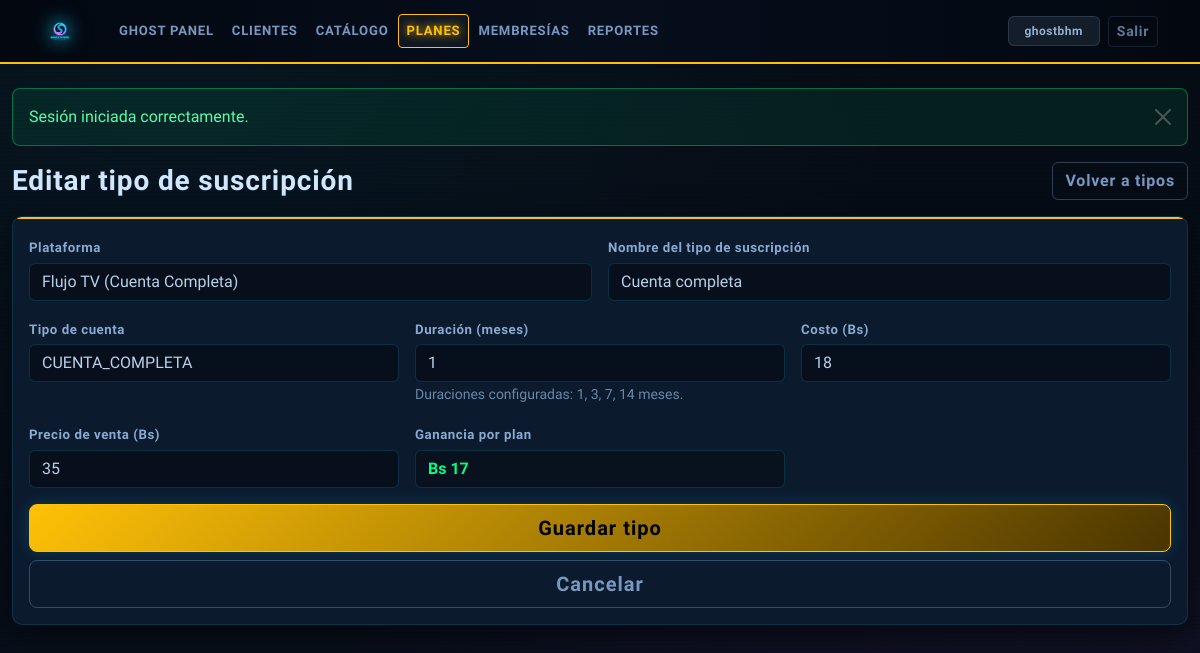
Page /tipos-suscripcion/editar/3 (signed in) on the committed database.
### tables this page shows
CREATE TABLE `modalidades` (
  `id` int(11) NOT NULL,
  `plataforma_id` int(11) NOT NULL,
  `nombre_modalidad` varchar(100) NOT NULL,
  `tipo_cuenta` enum('CUENTA_COMPLETA','POR_DISPOSITIVOS','AMBOS') NOT NULL DEFAULT 'CUENTA_COMPLETA',
  `duracion_meses` int(11) NOT NULL DEFAULT 1,
  `dispositivos` int(11) DEFAULT NULL,
  `precio` decimal(10,2) NOT NULL,
  `costo` decimal(10,2) NOT NULL DEFAULT 0.00,
  `created_at` datetime DEFAULT current_timestamp()
);

CREATE TABLE `plataformas` (
  `id` int(11) NOT NULL,
  `nombre` varchar(100) NOT NULL,
  `tipo_servicio` enum('RENOVABLE','DESECHABLE') NOT NULL,
  `duraciones_disponibles` varchar(100) DEFAULT NULL,
  `dato_renovacion` varchar(20) NOT NULL DEFAULT 'NO_APLICA',
  `mensaje_menos_2` text DEFAULT NULL,
  `mensaje_menos_1` text DEFAULT NULL,
  `mensaje_rec_7` text DEFAULT NULL,
  `mensaje_rec_15` text DEFAULT NULL,
  `created_at` datetime DEFAULT current_timestamp()
);

### app/core/Controller.php (called while the page is built, shortened)
<?php
class Controller
{
    protected function render(string $view, array $data = []): void
    {
        extract($data, EXTR_SKIP);
        require APP_PATH . '/views/layouts/header.php';
        require APP_PATH . '/views/' . $view . '.php';
        require APP_PATH . '/views/layouts/footer.php';
    }
}

### app/controllers/TiposSuscripcionController.php (called while the page is built, shortened)
<?php
class TiposSuscripcionController extends Controller
{
    private Modalidad $tiposSuscripcion;
    private Plataforma $plataformas;
    public function __construct()
    {
        $this->tiposSuscripcion = new Modalidad();
        $this->plataformas = new Plataforma();
    }
    public function edit(int $id): void
    {
        $item = $this->tiposSuscripcion->find($id);
        $platforms = $this->plataformas->all();
        $returnPlatformId = $this->resolvePlatformFilterId();
        $this->render('modalidades/edit', [
            'pageTitle' => 'Editar tipo de suscripcion',
            'item' => $item,
            'platforms' => $platforms,
            'returnPlatformId' => $returnPlatformId,
            'tiposCuenta' => Modalidad::TIPOS_CUENTA,
        ]);
    }
    private function resolvePlatformFilterId(): int
    {
        $platformId = (int) ($_GET['plataforma_id'] ?? 0);
        if ($platformId <= 0) {
            return 0;
        }
        return $this->plataformas->find($platformId) !== null ? $platformId : 0;
    }
}

### app/config/config.php (called while the page is built, shortened)
<?php
function base_url_path(): string
{
    static $basePath = null;
    if ($basePath !== null) {
        return $basePath;
    }
    $scriptDir = str_replace('\\', '/', dirname($_SERVER['SCRIPT_NAME'] ?? '/'));
    $scriptDir = rtrim($scriptDir, '/');
    $basePath = $scriptDir === '' ? '/' : $scriptDir;
    return $basePath;
}
function url(string $path = '/'): string
{
    $base = base_url_path();
    $path = '/' . ltrim($path, '/');
    return $base === '/' ? $path : $base . $path;
}
function e(mixed $value): string
{
    return htmlspecialchars((string) $value, ENT_QUOTES, 'UTF-8');
}
function format_decimal_amount(mixed $value, int $scale = 2): string
{
    $formatted = number_format((float) $value, $scale, '.', '');
    return rtrim(rtrim($formatted, '0'), '.');
}

### app/config/db.php (called while the page is built, shortened)
<?php
function db(): \PDO
{
    static $pdo = null;
    if ($pdo instanceof \PDO) {
        return $pdo;
    }
    $dsn = sprintf(
        'mysql:host=%s;port=%d;dbname=%s;charset=%s',
        DB_HOST,
        DB_PORT,
        DB_NAME,
        DB_CHARSET
    );
    $options = [
        \PDO::ATTR_ERRMODE => \PDO::ERRMODE_EXCEPTION,
        \PDO::ATTR_DEFAULT_FETCH_MODE => \PDO::FETCH_ASSOC,
        \PDO::ATTR_EMULATE_PREPARES => false,
    ];
    if (defined('PDO::MYSQL_ATTR_INIT_COMMAND')) {
        $setNames = 'SET NAMES ' . DB_CHARSET;
        if (defined('DB_COLLATION') && DB_COLLATION !== '') {
            $setNames .= ' COLLATE ' . DB_COLLATION;
        }
        $options[\PDO::MYSQL_ATTR_INIT_COMMAND] = $setNames;
    }
    try {
        $pdo = new \PDO(
            $dsn,
            DB_USER,
            DB_PASS,
            $options
        );
    } catch (\PDOException $exception) {
        $logDir = STORAGE_PATH . '/logs';
        if (!is_dir($logDir)) {
            @mkdir($logDir, 0775, true);
        }
        $logLine = sprintf(
            "[%s] Error DB: %s%s",
            date('Y-m-d H:i:s'),
            $exception->getMessage(),
            PHP_EOL
        );
        @file_put_contents($logDir . '/app.log', $logLine, FILE_APPEND);
        http_response_code(500);
        if (APP_DEBUG) {
            die('Error de conexion a base de datos: ' . $exception->getMessage());
        }
        die('Error interno del servidor.');
    }
    return $pdo;
}

### app/models/BaseModel.php (called while the page is built, shortened)
<?php
abstract class BaseModel
{
    public function __construct(?PDO $db = null)
    {
        $this->db = $db ?? \db();
    }
}

### app/models/Modalidad.php (called while the page is built, shortened)
<?php
class Modalidad extends BaseModel
{
    public function find(int $id): ?array
    {
        $stmt = $this->db->prepare('SELECT * FROM modalidades WHERE id = :id LIMIT 1');
        $stmt->execute(['id' => $id]);
        $result = $stmt->fetch();
        return $result ?: null;
    }
}

### app/models/Plataforma.php (called while the page is built, shortened)
<?php
class Plataforma extends BaseModel
{
    public function all(string $search = ''): array
    {
        $sql = 'SELECT * FROM plataformas';
        $params = [];
        $sql .= ' ORDER BY nombre ASC';
        $stmt = $this->db->prepare($sql);
        $stmt->execute($params);
        return $stmt->fetchAll();
    }
}

### app/views/modalidades/edit.php (the view, shortened to what this page needs)
<?php
$returnPlatformId = (int) ($returnPlatformId ?? 0);
$returnQuery = $returnPlatformId > 0
    ? '?' . http_build_query(['plataforma_id' => $returnPlatformId])
    : '';
?>
<div class="d-flex flex-wrap justify-content-between align-items-center gap-2 mb-3">
    <h1 class="h3 mb-0">Editar tipo de suscripción</h1>
    <a href="<?= e(url('/tipos-suscripcion' . $returnQuery)) ?>" class="btn btn-outline-secondary">Volver a tipos</a>
</div>
<div class="card shadow-sm">
    <div class="card-body">
        <form method="post" action="<?= e(url('/tipos-suscripcion/actualizar/' . (int) $item['id'])) ?>" id="edit-plan-form">
            <div class="row g-3">
                <div class="col-md-6">
                    <label class="form-label" for="plataforma_id">Plataforma</label>
                    <select class="form-select js-plataforma" id="plataforma_id" name="plataforma_id" required>
                        <?php foreach ($platforms as $platform): ?>
                            <option
                                value="<?= e((string) $platform['id']) ?>"
                                data-duraciones="<?= e((string) ($platform['duraciones_disponibles'] ?? '')) ?>"
                                <?= (int) $item['plataforma_id'] === (int) $platform['id'] ? 'selected' : '' ?>
                            >
                                <?= e((string) $platform['nombre']) ?>
                            </option>
                        <?php endforeach; ?>
                    </select>
                </div>
                <div class="col-md-6">
                    <label class="form-label" for="nombre_modalidad">Nombre del tipo de suscripción</label>
                    <input
                        type="text"
                        class="form-control"
                        id="nombre_modalidad"
                        name="nombre_modalidad"
                        value="<?= e((string) $item['nombre_modalidad']) ?>"
                        required
                    >
                </div>
                <div class="col-md-4">
                    <label class="form-label" for="tipo_cuenta">Tipo de cuenta</label>
                    <select class="form-select js-tipo-cuenta" id="tipo_cuenta" name="tipo_cuenta" required>
                        <?php foreach ($tiposCuenta as $tipoCuenta): ?>
                            <option value="<?= e($tipoCuenta) ?>" <?= (string) ($item['tipo_cuenta'] ?? 'CUENTA_COMPLETA') === $tipoCuenta ? 'selected' : '' ?>>
                                <?= e($tipoCuenta) ?>
                            </option>
                        <?php endforeach; ?>
                    </select>
                </div>
                <div class="col-md-4">
                    <label class="form-label" for="duracion_meses">Duración (meses)</label>
                    <input
                        type="number"
                        min="1"
                        class="form-control js-duracion"
                        id="duracion_meses"
                        name="duracion_meses"
                        value="<?= e((string) max(1, (int) ($item['duracion_meses'] ?? 1))) ?>"
                        list="duraciones-list"
                        required
                    >
                    <small class="text-secondary js-duracion-help"></small>
                </div>
                <div class="col-md-4">
                    <label class="form-label" for="costo">Costo (Bs)</label>
                    <input
                        type="number"
                        step="0.01"
                        min="0.01"
                        class="form-control js-costo"
                        id="costo"
                        name="costo"
                        value="<?= e(format_decimal_amount($item['costo'] ?? 0)) ?>"
                        required
                    >
                </div>
                <div class="col-md-4">
                    <label class="form-label" for="precio">Precio de venta (Bs)</label>
                    <input
                        type="number"
                        step="0.01"
                        min="0.01"
                        class="form-control js-precio"
                        id="precio"
                        name="precio"
                        value="<?= e(format_decimal_amount($item['precio'] ?? 0)) ?>"
                        required
                    >
                </div>
                <div class="col-md-4">
                    <label class="form-label">Ganancia por plan</label>
                    <div class="form-control bg-light">
                        <strong class="js-ganancia">
                        </strong>
                    </div>
                </div>
                <div class="col-12 d-flex flex-wrap gap-2">
                    <button class="btn btn-primary btn-lg w-100 w-sm-auto" type="submit">Guardar tipo</button>
                    <a href="<?= e(url('/tipos-suscripcion' . $returnQuery)) ?>" class="btn btn-outline-secondary btn-lg w-100 w-sm-auto">Cancelar</a>
                </div>
            </div>
        </form>
    </div>
</div>

### public/index.php (shortened to what this page needs)
<?php
require_once __DIR__ . '/../app/config/config.php';
require_once APP_PATH . '/config/db.php';
spl_autoload_register(static function (string $className): void {
    $prefix = 'App\\';
    $relativeClass = substr($className, strlen($prefix));
    $parts = explode('\\', $relativeClass);
    if (isset($parts[0])) {
        $parts[0] = strtolower($parts[0]);
    }
    $filePath = APP_PATH . '/' . implode('/', $parts) . '.php';
});
$method = $_SERVER['REQUEST_METHOD'] ?? 'GET';
$path = request_path();
foreach ($routes as [$routeMethod, $routePattern, $handler]) {
    if ($method !== $routeMethod) {
        continue;
    }
    if (!preg_match($routePattern, $path, $matches)) {
        continue;
    }
    array_shift($matches);
    [$controllerClass, $action] = $handler;
    $controller = new $controllerClass();
    $params = array_map(static fn (string $item): int|string => ctype_digit($item) ? (int) $item : $item, $matches);
    call_user_func_array([$controller, $action], $params);
    exit;
}
require APP_PATH . '/views/layouts/header.php';
require APP_PATH . '/views/layouts/footer.php';

### app/views/layouts/header.php (style rules this page uses)
:root { --gs-bg: #060c14; --gs-surface: #0c1a2e; --gs-border: rgba(0,212,255,.13); --gs-cyan: #00d4ff; --gs-magenta: #e040fb; --gs-text: #c8dff4; --gs-dim: #7090b8; --gs-font: 'Rajdhani','Exo 2',system-ui,sans-serif; }
body.app-body { font-family: var(--gs-font); color: var(--gs-text); background: radial-gradient(ellipse at 15% 0%, rgba(0,212,255,.055) 0%, transparent 52%), radial-gradient(ellipse at 85% 100%, rgba(224,64,251,.055) 0%, transparent 52%), linear-gradient(180deg, #060c14 0%, #080f1c 100%); min-height: 100vh; }
body.app-body::before { content:'';position:fixed;inset:0;pointer-events:none;z-index:0; background:repeating-linear-gradient(0deg,transparent,transparent 3px,rgba(0,0,0,.055) 3px,rgba(0,0,0,.055) 4px); }
.card { background: var(--gs-surface) !important; border: 1px solid var(--gs-border) !important; border-radius: 10px !important; box-shadow: 0 8px 32px rgba(0,0,0,.6), inset 0 1px 0 rgba(255,255,255,.025) !important; overflow: hidden; }
.card .card-body { background: transparent !important; color: var(--gs-text); }
.card > .card-body:first-child { border-top: 2px solid var(--section-accent); }
h1,h2,h3,h4,h5,h6,.h1,.h2,.h3,.h4,.h5,.h6 { font-family: var(--gs-font); font-weight: 700; color: #d0e8ff; letter-spacing: .03em; }
.form-control,.form-select,textarea.form-control { background: #080f1c !important; border: 1px solid rgba(0,212,255,.17) !important; color: #b8d0e8 !important; border-radius: 6px; }
.form-control::placeholder { color: #3a5878 !important; }
.form-label { color: #88aad0; font-size:.83rem; font-weight:600; letter-spacing:.04em; font-family:var(--gs-font); margin-bottom:.3rem; }
.btn { font-family:var(--gs-font); font-weight:600; letter-spacing:.05em; transition:box-shadow .2s,transform .15s,background .2s; }
.btn-primary { background: linear-gradient(135deg, var(--section-accent), var(--section-head-end)) !important; border-color: var(--section-accent) !important; color:#000 !important; box-shadow: 0 0 16px rgba(0,212,255,.2); }
.btn-outline-secondary { color:#7898c0!important; border-color:rgba(120,152,192,.38)!important; background:transparent!important; }
.bg-light { background: #08111e !important; }
.text-secondary { color:#6888a8!important; }
.text-success { color:#00ff88!important; }

### rows in the picture
modalidades: plataforma_id "Flujo TV (Cuenta Completa)", nombre_modalidad "Cuenta completa", duracion_meses "1", costo "18", precio "35"

### other values in the picture
$flash['message'] "Sesión iniciada correctamente."
form field tipo_cuenta "CUENTA_COMPLETA"
